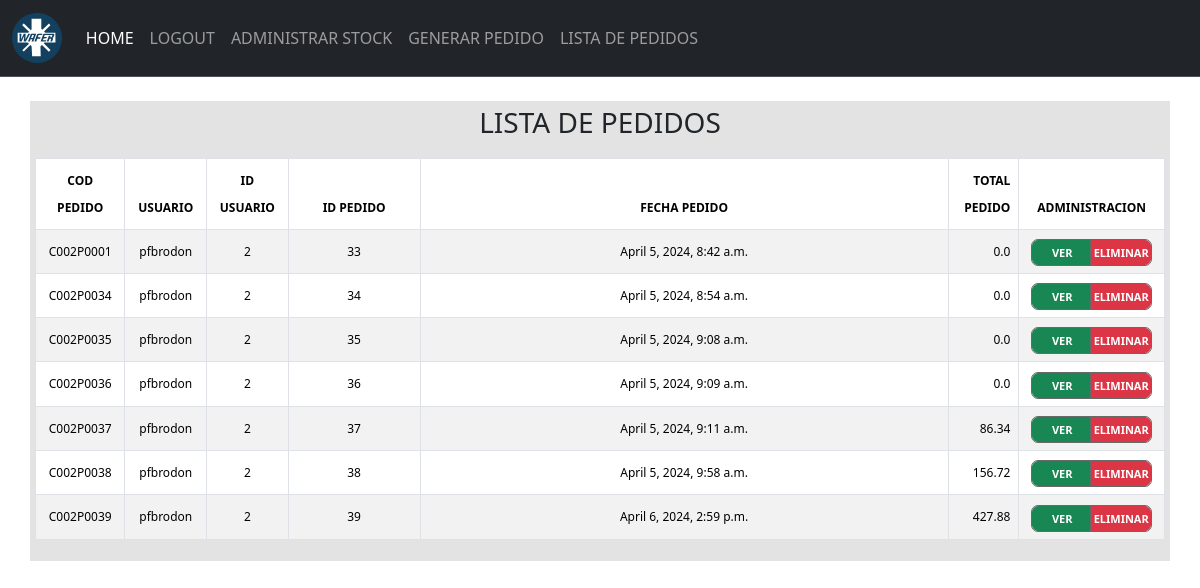
The page /listapedidos/ (signed in) on the database its author committed.
### stock/models.py (models this page shows, shortened)
class Pedidosnumtest(models.Model):
    pedidoUser = models.CharField(max_length=50)
    pedidoIdUser = models.IntegerField()
    pedidoFecha = models.DateTimeField(auto_now_add=True)
    pedidoTotal = models.FloatField(default=0.0)
    pedidoCodigo = models.CharField(max_length=10, unique=True)

### stock/views.py (the view)
# urls.py: path('listapedidos/', views.listapedidos, name='listapedidos'),
@login_required
def listapedidos(request):
    if request.method == 'GET':
        pedidos = Pedidosnumtest.objects.all()
        return render(request, 'listapedidos.html',{
            'pedidos':pedidos
        })

### stock/context_processor.py (called while the page is built)
def total_carrito(request):
    total = 0
    if request.user.is_authenticated:
        if "carrito" in request.session.keys():
            for key, value in request.session["carrito"].items():
                total += float(value["acumulado"])
    total = round(total, 2)
    return {"total_carrito": total}

### stock/templates/listapedidos.html (shortened to what this page needs)
{% extends 'base.html' %} {% block content %} {% load static %}
<link rel="stylesheet" href="{% static '/css/listapedidos.css' %}">
<div class="container">
    <div class="row">
        <div class="col-12" style="background-color: #e3e3e3; padding: 5px;">
            <h3>LISTA DE PEDIDOS</h3>
        </div>
    </div>
    <div class="row">
        <div class="col-12" style="background-color: #e3e3e3; padding: 5px;">
            <div class="table-responsive">
                <form action="">
                    <table id="tablapedidos" class="table table-striped table-bordered table-hover">
                        <thead>
                            <tr class="encabezados">
                                <th scope="col">COD PEDIDO</th>
                                <th scope="col">USUARIO</th>
                                <th scope="col">ID USUARIO</th>
                                <th scope="col" class="text-center">ID PEDIDO</th>
                                <th scope="col">FECHA PEDIDO</th>
                                <th scope="col">TOTAL PEDIDO</th>
                                <th scope="col">ADMINISTRACION</th>
                            </tr>
                        </thead>
                        <tbody>
                            {% for pedido in pedidos %}
                            <tr class="contenido">
                                <td scope="row">{{ pedido.pedidoCodigo }}</td>
                                <td>{{ pedido.pedidoUser }}</td>
                                <td>{{ pedido.pedidoIdUser }}</td>
                                <td class=" text-center">{{ pedido.id }}</td>
                                <td>{{ pedido.pedidoFecha }}</td>
                                <td>{{ pedido.pedidoTotal }}</td>
                                <td>
                                    <div class="btn-group">
                                        <a href="{% url 'pedidodetalle' id=pedido.id %}" class="btn btn-success">VER</a>
                                        <a href="" class="btn btn-danger">ELIMINAR</a>
                                    </div>
                                </td>
                            </tr>
                            {% endfor %}
                        </tbody>
                    </table>
                </form>
            </div>
        </div>
    </div>
</div>
{% endblock %}

### stock/static/css/listapedidos.css (style rules this page uses)
.col-12 { text-align: center; }
.table { font-size: 13px; width: 100%; border-collapse: collapse; line-height: 27px; padding: 2px; }
.table-responsive { text-align: center; align-items: center; }
.table td:nth-child(1), .table th:nth-child(1) { width: 5%; }
.table td:nth-child(2), .table th:nth-child(2) { width: 5%; }
.table td:nth-child(3), .table th:nth-child(3) { width: 5%; }
.table td:nth-child(4), .table th:nth-child(4) { width: 10%; text-align: left; }
.table td:nth-child(5), .table th:nth-child(5) { width: 40%; text-align: center; }
.table td:nth-child(6), .table th:nth-child(6) { width: 4%; text-align: right; }
.table td:nth-child(7), .table th:nth-child(7) { width: 5%; }
.btn-danger { width: 60px; height: 25px; ; padding: 1px; font-size: 11px; font-weight: bold; text-align: center; line-height: 22px; justify-content: center; vertical-align: middle; outline-color: dimgrey; outline-style: solid; outline-width: 1px; }
.btn-success { width: 60px; height: 25px; ; padding: 1px; font-size: 11px; font-weight: bold; text-align: center; line-height: 22px; justify-content: center; vertical-align: middle; outline-color: dimgrey; outline-style: solid; outline-width: 1px; }
.encabezados { text-align: center; }
th { font-size: 12px; }
td { font-size: 12px; }

### rows shown on the page
Pedidosnumtest: pedidoCodigo "C002P0001", pedidoUser "pfbrodon", pedidoIdUser "2", id "33", pedidoFecha "April 5, 2024, 8:42 a.m.", pedidoTotal "0.0"
Pedidosnumtest: pedidoCodigo "C002P0034", pedidoUser "pfbrodon", pedidoIdUser "2", id "34", pedidoFecha "April 5, 2024, 8:54 a.m.", pedidoTotal "0.0"
Pedidosnumtest: pedidoCodigo "C002P0035", pedidoUser "pfbrodon", pedidoIdUser "2", id "35", pedidoFecha "April 5, 2024, 9:08 a.m.", pedidoTotal "0.0"
Pedidosnumtest: pedidoCodigo "C002P0036", pedidoUser "pfbrodon", pedidoIdUser "2", id "36", pedidoFecha "April 5, 2024, 9:09 a.m.", pedidoTotal "0.0"
Pedidosnumtest: pedidoCodigo "C002P0037", pedidoUser "pfbrodon", pedidoIdUser "2", id "37", pedidoFecha "April 5, 2024, 9:11 a.m.", pedidoTotal "86.34"
Pedidosnumtest: pedidoCodigo "C002P0038", pedidoUser "pfbrodon", pedidoIdUser "2", id "38", pedidoFecha "April 5, 2024, 9:58 a.m.", pedidoTotal "156.72"
Pedidosnumtest: pedidoCodigo "C002P0039", pedidoUser "pfbrodon", pedidoIdUser "2", id "39", pedidoFecha "April 6, 2024, 2:59 p.m.", pedidoTotal "427.88"
